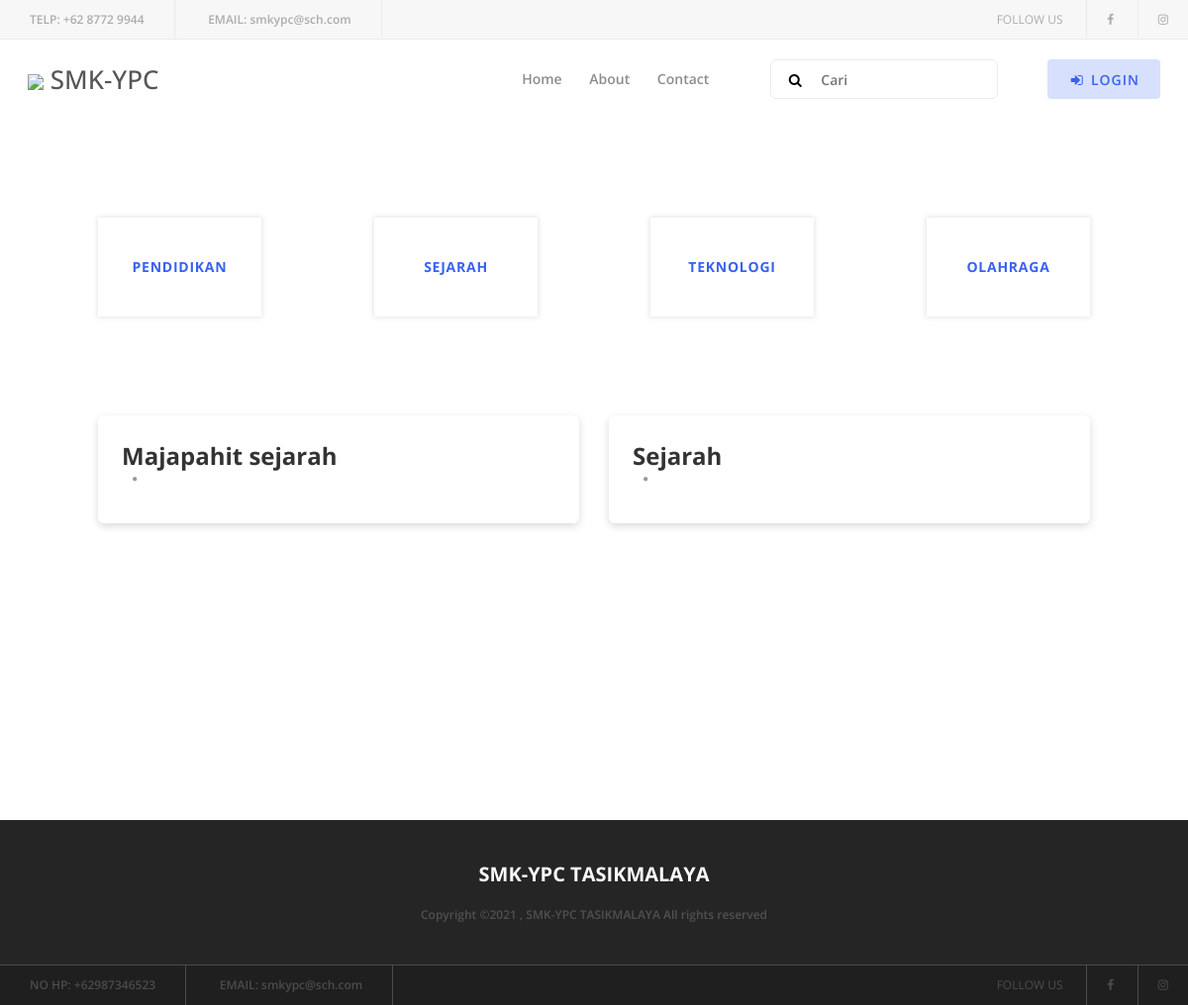
Screenshot of /blog/ with the database file from the repository.
### tables this page shows
CREATE TABLE `tbl_nav_home` (
  `id_nav` tinyint(4) NOT NULL,
  `title` varchar(25) NOT NULL,
  `url` varchar(25) NOT NULL,
  `is_active` tinyint(1) NOT NULL
);

CREATE TABLE `tbl_kategori_blog` (
  `id_kategori_blog` mediumint(9) NOT NULL,
  `nama_kategori` varchar(255) NOT NULL
);

CREATE TABLE `tbl_blog` (
  `id_blog` mediumint(9) NOT NULL,
  `blog_slug` varchar(255) NOT NULL,
  `blog_author` varchar(255) NOT NULL,
  `blog_title` varchar(255) NOT NULL,
  `blog_isi` text NOT NULL,
  `blog_img` varchar(255) NOT NULL,
  `blog_thumb` varchar(255) NOT NULL,
  `created_at` timestamp NOT NULL DEFAULT CURRENT_TIMESTAMP ON UPDATE CURRENT_TIMESTAMP,
  `blog_kategori_id` smallint(6) NOT NULL,
  `user_id` smallint(6) NOT NULL
);

### application/modules/home/controllers/Blog.php (called while the page is built, shortened)
<?php
class Blog extends CI_Controller {
	protected $user_login_data;
	public function __construct()
	{
		$this->load->library('pagination');
		$this->load->library('form_validation');
		$this->load->model('M_Home');
		$this->load->model('M_Blog');
		$this->load->helper('home');
	}
	public function index()
	{
		$config['start'] 			= $this->uri->segment(4);
		$config['per_page'] 	= 6;
		$data['title'] 			= 'Blog';
		$data['user_login_data']= $this->user_login_data;
		$data['kategori_blog'] 	= $this->M_Blog->get_kategori_blog()->result_array();
		$data['check_blog'] 	= count_data("tbl_blog");
		$data['all_blog'] = $this->M_Blog->get_blog($config['per_page'],$config['start'])->result_array();
		$this->load->view('layouts/header',$data);
		$this->load->view('layouts/navbar',$data);
		$this->load->view('v_home/blog',$data);
		$this->load->view('layouts/footer');
	}
}

### index.php (called while the page is built, shortened)
<?php
require_once BASEPATH.'core/CodeIgniter.php';

### application/modules/home/models/M_Blog.php (called while the page is built, shortened)
<?php
class M_Blog extends CI_Model {
	public function get_blog($limit,$start,$kategori_id=NULL)
	{
		return $this->db->get('tbl_blog',$limit,$start);
	}
	public function get_kategori_blog()
	{
		return $this->db->get('tbl_kategori_blog');
	}
}

### application/config/config.php (called while the page is built, shortened)
<?php
$config['base_url'] = 'http://localhost/e-raport/';
$config['index_page'] = '';
$config['uri_protocol']	= 'REQUEST_URI';
$config['url_suffix'] = '';
$config['language']	= 'english';
$config['charset'] = 'UTF-8';
$config['enable_hooks'] = FALSE;
$config['subclass_prefix'] = 'MY_';
$config['composer_autoload'] = FALSE;
$config['permitted_uri_chars'] = 'a-z 0-9~%.:_\-';
$config['enable_query_strings'] = FALSE;
$config['controller_trigger'] = 'c';
$config['function_trigger'] = 'm';
$config['directory_trigger'] = 'd';
$config['allow_get_array'] = TRUE;
$config['log_threshold'] = 0;
$config['log_path'] = '';
$config['log_file_extension'] = '';
$config['log_file_permissions'] = 0644;
$config['log_date_format'] = 'Y-m-d H:i:s';
$config['error_views_path'] = '';
$config['cache_path'] = '';
$config['cache_query_string'] = FALSE;
$config['encryption_key'] = '';
$config['sess_driver'] = 'files';
$config['sess_cookie_name'] = 'ci_session';
$config['sess_expiration'] = 7200;
$config['sess_save_path'] = NULL;
$config['sess_match_ip'] = FALSE;
$config['sess_time_to_update'] = 300;
$config['sess_regenerate_destroy'] = FALSE;
$config['cookie_prefix']	= '';
$config['cookie_domain']	= '';
$config['cookie_path']		= '/';
$config['cookie_secure']	= FALSE;
$config['cookie_httponly'] 	= FALSE;
$config['standardize_newlines'] = FALSE;
$config['global_xss_filtering'] = FALSE;
$config['csrf_protection'] = TRUE;
$config['csrf_token_name'] = 'csrf_token';
$config['csrf_cookie_name'] = 'csrf_cookie_name';
$config['csrf_expire'] = 7200;
$config['csrf_regenerate'] = FALSE;
$config['csrf_exclude_uris'] = array();
$config['compress_output'] = FALSE;
$config['time_reference'] = 'local';
$config['rewrite_short_tags'] = FALSE;
$config['proxy_ips'] = '';

### application/modules/home/config/pagination.php (called while the page is built, shortened)
<?php
$config['num_links'] = 5;
$config['first_link'] = 'First';
$config['last_link'] = 'Last';
$config['next_link'] = '&raquo;';
$config['prev_link'] = '&laquo;';
$config['full_tag_open'] = '<nav aria-label="Page navigation example"><ul class="pagination justify-content-center pagination-lg">';
$config['full_tag_close'] = '</ul></nav>';
$config['first_tag_open'] = '<li class="page-item">';
$config['first_tag_close'] = '</li>';
$config['last_tag_open'] = '<li class="page-item">';
$config['last_tag_close'] = '</li>';
$config['num_tag_open'] = '<li class="page-item">';

### application/modules/home/views/v_home/blog.php (the view, shortened to what this page needs)
<section class="blog-area blog-page section-padding-100">
    <div class="container-fluid">
        <div class="row">
            <div class="col-12">
                <div class="blog-catagories mb-70 d-flex flex-wrap justify-content-between">
                    <?php if ($check_blog>0) : ?>
                    <?php foreach ($kategori_blog as $kategori): ?>
                    <div class="single-catagories bg-img" style="">
                        <a href="<?= base_url('blog/kategori/').$kategori['nama_kategori'] ?>">
                            <h6><?= $kategori['nama_kategori'] ?></h6>
                        </a>
                    </div>
                    <?php endforeach; ?>
                    <?php endif; ?>
                </div>
            </div>
        </div>
        <div class="row">
            <?php if ($check_blog>0) : ?>
            <?php foreach ($all_blog as $blog): ?>
            <div class="col-12 col-lg-6">
                <div class="single-blog-area mb-100 wow fadeInUp" data-wow-delay="500ms">
                    <div class="blog-content">
                        <a href="<?= base_url('blog/').$blog['blog_slug'] ?>" class="blog-headline">
                            <h4><?= $blog['blog_title'] ?></h4>
                        </a>
                        <div class="meta d-flex align-items-center">
                            <span><i class="fa fa-circle" aria-hidden="true"></i></span>
                        </div>
                    </div>
                </div>
            </div>
            <?php endforeach; ?>
            <?php endif; ?>
        </div>
        <div class="row">
            <div class="col-12">
            </div>
        </div>
    </div>
</section>

### application/third_party/MX/Loader.php (shortened to what this page needs)
<?php (defined('BASEPATH')) OR exit('No direct script access allowed');
class MX_Loader extends CI_Loader
{
	protected $_module;
	public $_ci_cached_vars = array();
	public function initialize($controller = NULL)
	{
		$this->_module = CI::$APP->router->fetch_module();
	}
	public function database($params = '', $return = FALSE, $query_builder = NULL)
	{
		CI::$APP->db = DB($params, $query_builder);
		return $this;
	}
	public function language($langfile, $idiom = '', $return = FALSE, $add_suffix = TRUE, $alt_path = '')
	{
		CI::$APP->lang->load($langfile, $idiom, $return, $add_suffix, $alt_path, $this->_module);
		return $this;
	}
	public function model($model, $object_name = NULL, $connect = FALSE)
	{
		if (is_array($model)) return $this->models($model);
		($_alias = $object_name) OR $_alias = basename($model);
		list($path, $_model) = Modules::find(strtolower($model), $this->_module, 'models/');
		if ($path == FALSE)
		{
			parent::model($model, $object_name, $connect);
		}
		else
		{
			CI::$APP->$_alias = new $model();
		}
		return $this;
	}
	public function models($models)
	{
		return $this;
	}
	public function view($view, $vars = array(), $return = FALSE)
	{
		list($path, $_view) = Modules::find($view, $this->_module, 'views/');
		if ($path != FALSE)
		{
			$this->_ci_view_paths = array($path => TRUE) + $this->_ci_view_paths;
			$view = $_view;
		}
		if (method_exists($this, '_ci_object_to_array'))
		{
				return $this->_ci_load(array('_ci_view' => $view, '_ci_vars' => $this->_ci_object_to_array($vars), '_ci_return' => $return));
		} else {
				return $this->_ci_load(array('_ci_view' => $view, '_ci_vars' => $this->_ci_prepare_view_vars($vars), '_ci_return' => $return));
		}
	}
	public function __get($class)
	{
		return (isset($this->controller)) ? $this->controller->$class : CI::$APP->$class;
	}
	public function _ci_load($_ci_data)
	{
		extract($_ci_data);
		if (isset($_ci_view))
		{
			$_ci_path = '';
			$_ci_file = (pathinfo($_ci_view, PATHINFO_EXTENSION)) ? $_ci_view : $_ci_view.EXT;
			foreach ($this->_ci_view_paths as $path => $cascade)
			{
				if (file_exists($view = $path.$_ci_file))
				{
					$_ci_path = $view;
					break;
				}
			}
		}
		elseif (isset($_ci_path))
		{
			$_ci_file = basename($_ci_path);
			if( ! file_exists($_ci_path)) $_ci_path = '';
		}
		if (isset($_ci_vars))
			$this->_ci_cached_vars = array_merge($this->_ci_cached_vars, (array) $_ci_vars);
		extract($this->_ci_cached_vars);
		if ((bool) @ini_get('short_open_tag') === FALSE && CI::$APP->config->item('rewrite_short_tags') == TRUE)
		{
			echo eval('?>'.preg_replace("/;*\s*\?>/", "; ?>", str_replace('<?=', '<?php echo ', file_get_contents($_ci_path))));
		}
		else
		{
			include($_ci_path);
		}
		if (ob_get_level() > $this->_ci_ob_level + 1)
		{
			ob_end_flush();
		}
		else
		{
			CI::$APP->output->append_output(ob_get_clean());
		}
	}
}

### application/modules/home/views/layouts/header.php (shortened to what this page needs)
<!DOCTYPE html>
<html lang="en">
<head>
    <link rel="stylesheet" href="<?= base_url() ?>theme/clever/style.css">
    <link rel="stylesheet" type="text/css" href="<?= base_url() ?>asset/vendor/font-awesome-animation/font-awesome-animation.min.css">
    <link rel="stylesheet" type="text/css" href="<?= base_url() ?>asset/vendor/AdminLTE-3.0.1/plugins/toastr/toastr.min.css">
</head>
<body>
    <header class="header-area">
        <div class="top-header-area d-flex justify-content-between align-items-center">
            <div class="contact-info">
                <a href="#"><span>Telp:</span> +62 8772 9944 </a>
                <a href="#"><span>Email:</span> smkypc@sch.com</a>
            </div>
            <div class="follow-us">
                <span>Follow us</span>
                <a href="#"><i class="fa fa-facebook" aria-hidden="true"></i></a>
                <a href="#"><i class="fa fa-instagram" aria-hidden="true"></i></a>
            </div>
        </div>

### application/modules/home/views/layouts/navbar.php (shortened to what this page needs)
<?php
    $nav_home_menu=$this->db->get_where("tbl_nav_home",["is_active" => 1])->result_array();
 ?>
        <div class="clever-main-menu">
            <div class="classy-nav-container breakpoint-off">
                <nav class="classy-navbar justify-content-between" id="cleverNav">
                    <a class="nav-brand" href="" alt="">
                        <img src="<?= base_url('asset/img/logo/logo-ypc.png') ?>" width="45">
                        SMK-YPC
                    </a>
                    <div class="classy-menu">
                        <div class="classynav">
                            <ul>
                                <?php foreach ($nav_home_menu as $nhm): ?>
                                <?php if ($nhm['title']==$title): ?>
                                <li><a class="text-primary" href="<?= base_url($nhm['url']) ?>"><?= $nhm['title']; ?></a></li>
                                <?php else: ?>
                                <li><a href="<?= base_url($nhm['url']) ?>"><?= $nhm['title']; ?></a></li>
                                <?php endif; ?>
                                <?php endforeach; ?>
                            </ul>
                            <div class="search-area">
                                <form action="<?= base_url('search-blog') ?>" method="post">
                                    <input type="text" class="text-dark" name="keyword" id="search" placeholder="Cari">
                                    <button type="submit" name="submit"><i class="fa fa-search" aria-hidden="true"></i></button>
                                </form>
                            </div>
                            <?php if ($this->session->userdata('id_user')): ?>
                            <div class="login-state d-flex align-items-center">
                                <div class="user-name mr-30">
                                    <div class="dropdown">
                                        <a class="dropdown-toggle" href="#" role="button" id="userName" data-toggle="dropdown" aria-haspopup="true" aria-expanded="false"><?= $user_login_data['username'] ?></a>
                                        <?php if ($user_login_data["role_id"]==1): ?>
                                        <div class="dropdown-menu dropdown-menu-right" aria-labelledby="userName">
                                            <a class="dropdown-item" href="<?= base_url('admin') ?>">Dashboard</a>
                                            <a class="dropdown-item" href="<?= base_url('logout') ?>">Logout</a>
                                        </div>
                                        <?php else: ?>
                                        <div class="dropdown-menu dropdown-menu-right" aria-labelledby="userName">
                                            <a class="dropdown-item" href="<?= base_url('user') ?>">Profil</a>
                                            <a class="dropdown-item" href="<?= base_url('logout') ?>">Logout</a>
                                        </div>
                                        <?php endif; ?>
                                    </div>
                                </div>
                                <div class="userthumb">
                                    <img src="<?= base_url('asset/img/profile/').$user_login_data['profile_image'] ?>" alt="">
                                </div>
                            </div>
                            <?php else: ?>
                            <div class="register-login-area">
                                <a href="<?= base_url('login') ?>" class="btn active"><i class="fa-fw fa fa-sign-in faa-horizontal animated"></i> LOGIN</a>
                            </div>
                            <?php endif; ?>
                        </div>
                    </div>
                </nav>
            </div>
        </div>
    </header>

### application/modules/home/views/layouts/footer.php (shortened to what this page needs)
    <footer class="footer-area">
        <div class="top-footer-area">
            <div class="container">
                <div class="row">
                    <div class="col-12">
                        <div class="footer-logo">
                            <a href="" class="text-light" style="font-weight: bold; font-size: 20px;">SMK-YPC TASIKMALAYA</a>
                        </div>
                        <p><a href="#">
Copyright &copy;<script>document.write(new Date().getFullYear());</script> , SMK-YPC TASIKMALAYA All rights reserved <a href="https://colorlib.com" target="_blank"></a>
</p>
                    </div>
                </div>
            </div>
        </div>
        <div class="bottom-footer-area d-flex justify-content-between align-items-center">
            <div class="contact-info">
                <a href="#"><span>NO HP:</span> +62987346523</a>
                <a href="#"><span>Email:</span> smkypc@sch.com</a>
            </div>
            <div class="follow-us">
                <span>FOLLOW US</span>
                <a href="#"><i class="fa fa-facebook" aria-hidden="true"></i></a>
                <a href="#"><i class="fa fa-instagram" aria-hidden="true"></i></a>
            </div>
        </div>
    </footer>
</body>
</html>

### rows the page displays
tbl_nav_home: title "Home"
tbl_nav_home: title "About"
tbl_nav_home: title "Contact"
tbl_kategori_blog: nama_kategori "PENDIDIKAN"
tbl_kategori_blog: nama_kategori "SEJARAH"
tbl_kategori_blog: nama_kategori "TEKNOLOGI"
tbl_kategori_blog: nama_kategori "OLAHRAGA"
tbl_blog: blog_title "Majapahit sejarah"
tbl_blog: blog_title "Sejarah"
